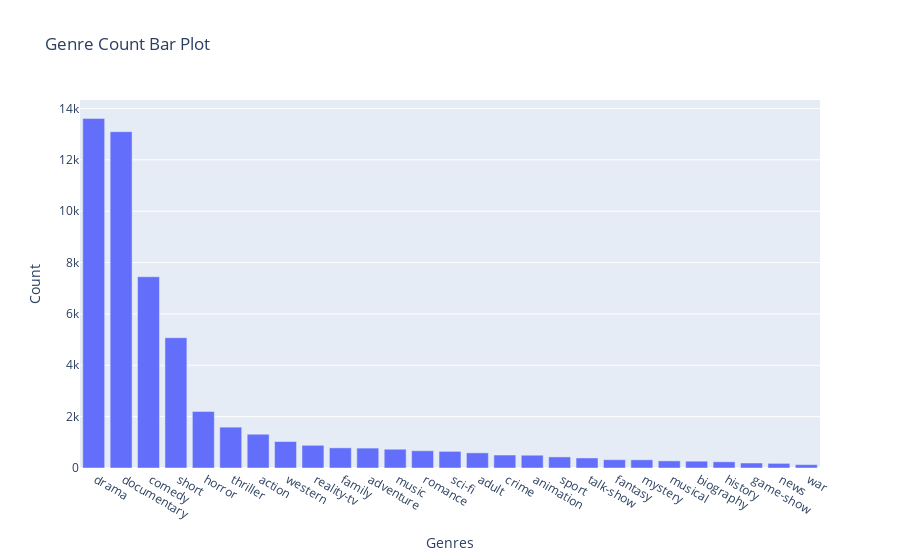

The notebook cell this image was saved under:
### Code cell
px.bar(y = df_train.Genre.value_counts(), 
       x = df_train.Genre.value_counts().index,
       labels={'x' : 'Genres',
               'y' : 'Count'},
        title='Genre Count Bar Plot')

### Figure 1 — Plotly figure (JSON) as saved in the notebook; plotly's stock layout.template omitted (floating-point values rounded to 4 significant figures)
{"data": [{"alignmentgroup": "True", "hovertemplate": "Genres=%{x}<br>Count=%{y}<extra></extra>", "legendgroup": "", "marker": {"color": "#636efa", "pattern": {"shape": ""}}, "name": "", "offsetgroup": "", "orientation": "v", "showlegend": false, "textposition": "auto", "type": "bar", "x": [" drama ", " documentary ", " comedy ", " short ", " horror ", " thriller ", " action ", " western ", " reality-tv ", " family ", " adventure ", " music ", " romance ", " sci-fi ", " adult ", " crime ", " animation ", " sport ", " talk-show ", " fantasy ", " mystery ", " musical ", " biography ", " history ", " game-show ", " news ", " war "], "xaxis": "x", "y": [13613, 13096, 7447, 5073, 2204, 1591, 1315, 1032, 884, 784, 775, 731, 672, 647, 590, 505, 498, 432, 391, 323, 319, 277, 265, 243, 194, 181, 132], "yaxis": "y"}], "layout": {"barmode": "relative", "legend": {"tracegroupgap": 0}, "title": {"text": "Genre Count Bar Plot"}, "xaxis": {"anchor": "y", "domain": [0, 1], "title": {"text": "Genres"}}, "yaxis": {"anchor": "x", "domain": [0, 1], "title": {"text": "Count"}}}}
